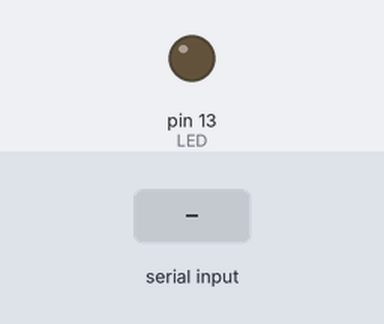
Recording of a sketch running on a simulated Arduino Uno, built with avr-gcc and run on an emulated ATmega328P. Shown: output pins drawn as LEDs (lit = HIGH). The inputs (shaded band) are chosen by the test bench.

Above: at 1.2 s.
1.3 s: "H" received over Serial
At 2.2 s:
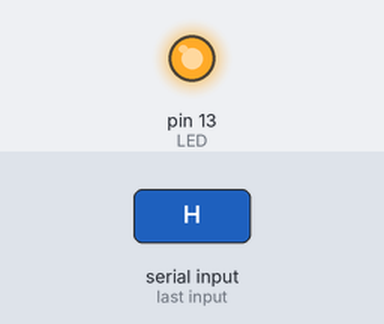
2.8 s: "L" received over Serial
At 3.4 s:
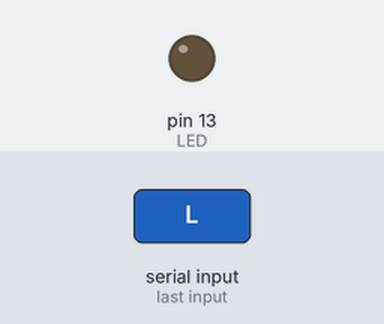
Timing chart, 0 to 5.8 s (numbered marks = the images above; inputs shaded):
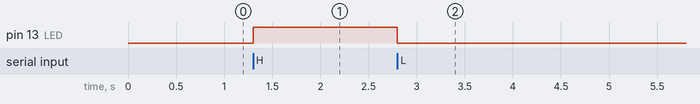

Measured:
- after the input at 1.3 s, pin 13 (LED): LOW → HIGH at once
- after the input at 2.8 s, pin 13 (LED): HIGH → LOW at once

The sketch:

BlinkUsingComputer.ino
```cpp
#define LED 13

void setup() {
pinMode(LED, OUTPUT);
Serial.begin(9600);
}

void loop() {
if (Serial.available()) {
char c = Serial.read();
if (c == 'H') {
digitalWrite(LED, HIGH);
//Serial.println("LED switched ON!");
}
else if (c == 'L') {
digitalWrite(LED, LOW);
//Serial.println("LED switched OFF!");
}
}
}
```
